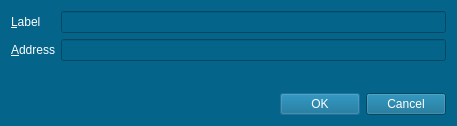
<?xml version="1.0" encoding="UTF-8"?>
<ui version="4.0">
 <class>EditAddressDialog</class>
 <widget class="QDialog" name="EditAddressDialog">
  <property name="geometry">
   <rect>
    <x>0</x>
    <y>0</y>
    <width>457</width>
    <height>126</height>
   </rect>
  </property>
  <property name="windowTitle">
   <string>Edit Address</string>
  </property>
  <property name="styleSheet">
   <string notr="true">background-color:#04648A;
color:white;</string>
  </property>
  <layout class="QVBoxLayout" name="verticalLayout">
   <item>
    <layout class="QFormLayout" name="formLayout">
     <property name="fieldGrowthPolicy">
      <enum>QFormLayout::AllNonFixedFieldsGrow</enum>
     </property>
     <item row="0" column="0">
      <widget class="QLabel" name="label">
       <property name="font">
        <font>
         <family>Segoe UI</family>
        </font>
       </property>
       <property name="text">
        <string>&amp;Label</string>
       </property>
       <property name="buddy">
        <cstring>labelEdit</cstring>
       </property>
      </widget>
     </item>
     <item row="0" column="1">
      <widget class="QLineEdit" name="labelEdit">
       <property name="font">
        <font>
         <family>Segoe UI</family>
        </font>
       </property>
       <property name="toolTip">
        <string>The label associated with this address book entry</string>
       </property>
      </widget>
     </item>
     <item row="1" column="0">
      <widget class="QLabel" name="label_2">
       <property name="font">
        <font>
         <family>Segoe UI</family>
        </font>
       </property>
       <property name="text">
        <string>&amp;Address</string>
       </property>
       <property name="buddy">
        <cstring>addressEdit</cstring>
       </property>
      </widget>
     </item>
     <item row="1" column="1">
      <widget class="QLineEdit" name="addressEdit">
       <property name="font">
        <font>
         <family>Segoe UI</family>
        </font>
       </property>
       <property name="toolTip">
        <string>The address associated with this address book entry. This can only be modified for sending addresses.</string>
       </property>
      </widget>
     </item>
    </layout>
   </item>
   <item>
    <widget class="QDialogButtonBox" name="buttonBox">
     <property name="font">
      <font>
       <family>Segoe UI</family>
      </font>
     </property>
     <property name="orientation">
      <enum>Qt::Horizontal</enum>
     </property>
     <property name="standardButtons">
      <set>QDialogButtonBox::Cancel|QDialogButtonBox::Ok</set>
     </property>
    </widget>
   </item>
  </layout>
 </widget>
 <resources/>
 <connections>
  <connection>
   <sender>buttonBox</sender>
   <signal>accepted()</signal>
   <receiver>EditAddressDialog</receiver>
   <slot>accept()</slot>
   <hints>
    <hint type="sourcelabel">
     <x>248</x>
     <y>254</y>
    </hint>
    <hint type="destinationlabel">
     <x>157</x>
     <y>274</y>
    </hint>
   </hints>
  </connection>
  <connection>
   <sender>buttonBox</sender>
   <signal>rejected()</signal>
   <receiver>EditAddressDialog</receiver>
   <slot>reject()</slot>
   <hints>
    <hint type="sourcelabel">
     <x>316</x>
     <y>260</y>
    </hint>
    <hint type="destinationlabel">
     <x>286</x>
     <y>274</y>
    </hint>
   </hints>
  </connection>
 </connections>
</ui>
